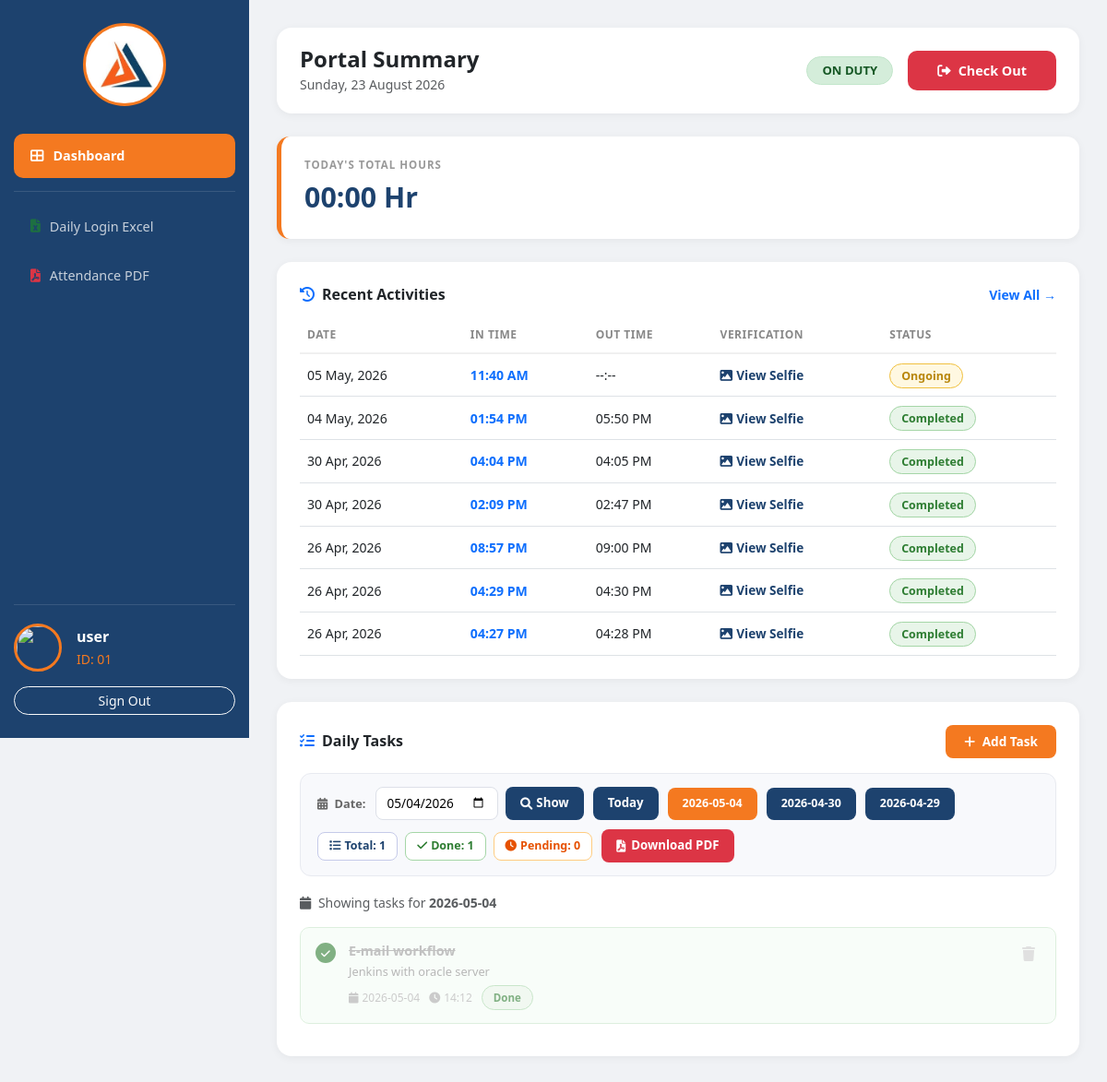
Page /dashboard?task_date=2026-05-04 (signed in) on the committed database.
### Back-end/app.py (models this page shows)
class User(UserMixin, db.Model):
    id = db.Column(db.Integer, primary_key=True)
    username = db.Column(db.String(80), unique=True, nullable=False)
    email = db.Column(db.String(120), unique=True, nullable=False)
    password = db.Column(db.String(80), nullable=False)
    first_name = db.Column(db.String(80))
    last_name = db.Column(db.String(80))
    emp_id = db.Column(db.String(50), unique=True)
    dob = db.Column(db.String(20))
    role = db.Column(db.String(20), default='employee')
    status = db.Column(db.String(20), default='pending')
    created_at = db.Column(db.DateTime, default=datetime.now)

class Attendance(db.Model):
    id = db.Column(db.Integer, primary_key=True)
    user_id = db.Column(db.Integer, db.ForeignKey('user.id'))
    emp_full_name = db.Column(db.String(160))
    check_in = db.Column(db.DateTime, default=datetime.now)
    check_out = db.Column(db.DateTime, nullable=True)
    location_in = db.Column(db.String(255))
    location_out = db.Column(db.String(255))
    selfie = db.Column(db.String(255))
    total_seconds = db.Column(db.Integer, default=0)

class Task(db.Model):
    id = db.Column(db.Integer, primary_key=True)
    user_id = db.Column(db.Integer, db.ForeignKey('user.id'))
    title = db.Column(db.String(200), nullable=False)
    description = db.Column(db.Text, nullable=True)
    due_date = db.Column(db.String(20), nullable=True)
    due_time = db.Column(db.String(10), nullable=True)
    status = db.Column(db.String(20), default='pending')  # pending or done
    created_at = db.Column(db.DateTime, default=datetime.now)

### Back-end/app.py (the view)
@app.route('/dashboard')
@login_required
def dashboard():
    today_date = datetime.now().date()
    yesterday_date = today_date - timedelta(days=1)
    week_start = today_date - timedelta(days=7)
    date_display = datetime.now().strftime("%A, %d %B %Y")
    if current_user.role == 'admin':
        logs = Attendance.query.order_by(Attendance.id.desc()).all()
        pending_users = User.query.filter_by(status='pending').all()
        return render_template('admin_dashboard.html', logs=logs, pending=pending_users, today=date_display)
    t_logs = Attendance.query.filter(
        Attendance.user_id == current_user.id,
        func.date(Attendance.check_in) == today_date
    ).all()
    y_logs = Attendance.query.filter(
        Attendance.user_id == current_user.id,
        func.date(Attendance.check_in) == yesterday_date
    ).all()
    w_logs = Attendance.query.filter(
        Attendance.user_id == current_user.id,
        func.date(Attendance.check_in) >= week_start
    ).all()
    stats = {
        'today': calculate_hours(t_logs),
        'yesterday': calculate_hours(y_logs),
        'weekly': calculate_hours(w_logs)
    }
    recent_activity = Attendance.query.filter_by(
        user_id=current_user.id
    ).order_by(Attendance.id.desc()).limit(10).all()
    active_session = Attendance.query.filter_by(
        user_id=current_user.id, check_out=None
    ).first()
    task_filter_date = request.args.get('task_date', str(today_date))
    tasks = Task.query.filter_by(
        user_id=current_user.id
    ).filter(
        Task.due_date == task_filter_date
    ).order_by(Task.created_at.desc()).all()
    all_task_dates = db.session.query(Task.due_date).filter_by(
        user_id=current_user.id
    ).filter(Task.due_date != None, Task.due_date != '').distinct().order_by(Task.due_date.desc()).all()
    all_task_dates = [d[0] for d in all_task_dates]
    return render_template('emp_dashboard.html',
        logs=recent_activity,
        active=active_session,
        stats=stats,
        today_date=date_display,
        tasks=tasks,
        task_filter_date=task_filter_date,
        all_task_dates=all_task_dates,
        today_str=str(today_date)
    )

### Back-end/app.py (called while the page is built, shortened)
@login_manager.user_loader
def load_user(user_id):
    return User.query.get(int(user_id))

def calculate_hours(logs):
    total_sec = 0
    if not logs:
        return "00:00 Hr"

### Front-end/templates/emp_dashboard.html (shortened to what this page needs)
<!DOCTYPE html>
<html lang="en">
<head>
    <link href="https://cdn.jsdelivr.net/npm/bootstrap@5.3.0/dist/css/bootstrap.min.css" rel="stylesheet">
    <link rel="stylesheet" href="https://cdnjs.cloudflare.com/ajax/libs/font-awesome/6.0.0/css/all.min.css">
</head>
<body>
<div class="sidebar">
    <div class="logo-round">
        <img src="{{ url_for('static', filename='logo.png') }}" alt="KVON">
    </div>
    <nav>
        <a href="/dashboard" class="nav-item active-nav">
            <i class="fa fa-th-large"></i> Dashboard
        </a>
        <div class="nav-divider"></div>
        <a href="/download/excel" class="nav-item">
            <i class="fa fa-file-excel" style="color:#1d6f42"></i> Daily Login Excel
        </a>
        <a href="/download/pdf" class="nav-item">
            <i class="fa fa-file-pdf" style="color:#dc3545"></i> Attendance PDF
        </a>
    </nav>
    <div class="profile-bottom">
        <div class="d-flex align-items-center mb-3">
            <img src="https://cdn-icons-png.flaticon.com/512/3135/3135715.png" class="profile-img-gol me-3">
            <div>
                <div class="fw-bold text-white">{{ current_user.first_name }}</div>
                <small style="color: var(--kvon-orange);">ID: {{ current_user.emp_id }}</small>
            </div>
        </div>
        <a href="/logout" class="btn btn-sm btn-outline-light w-100 rounded-pill">Sign Out</a>
    </div>
</div>
<div class="main-content">
    <div class="header-card">
        <div>
            <h4 class="fw-bold mb-0 text-dark">Portal Summary</h4>
            <small class="text-muted">{{ today_date }}</small>
        </div>
        <div class="d-flex align-items-center gap-3">
            {% if active %}
                <span class="badge px-3 py-2 rounded-pill"
                    style="background:#d4edda;color:#155724;border:1px solid #c3e6cb;font-size:0.82rem;">
                    ON DUTY
                </span>
                <button onclick="handlePunch()" class="btn-checkout">
                    <i class="fa fa-sign-out-alt me-2"></i>Check Out
                </button>
            {% endif %}
        </div>
    </div>
    <div class="stats-card">
        <div class="stats-label">Today's Total Hours</div>
        <div class="stats-value">{{ stats.today }}</div>
    </div>
    <div class="table-card">
        <div class="d-flex justify-content-between align-items-center mb-3">
            <h6 class="fw-bold mb-0">
                <i class="fa fa-clock-rotate-left me-2 text-primary"></i>Recent Activities
            </h6>
            <a href="/my-attendance" class="text-primary small fw-bold text-decoration-none">View All →</a>
        </div>
        <div class="table-responsive">
            <table class="table table-hover mb-0">
                <thead>
                    <tr>
                        <th>Date</th>
                        <th>In Time</th>
                        <th>Out Time</th>
                        <th>Verification</th>
                        <th>Status</th>
                    </tr>
                </thead>
                <tbody>
                    {% for log in logs %}
                    <tr>
                        <td class="fw-medium">{{ log.check_in.strftime('%d %b, %Y') }}</td>
                        <td class="fw-bold text-primary">{{ log.check_in.strftime('%I:%M %p') }}</td>
                        <td>{{ log.check_out.strftime('%I:%M %p') if log.check_out else '--:--' }}</td>
                        <td>
                            <a href="/static/uploads/{{ log.selfie }}" target="_blank" class="selfie-link">
                                <i class="fa fa-image me-1"></i>View Selfie
                            </a>
                        </td>
                        <td>
                            {% if log.check_out %}
                                <span class="badge-done">Completed</span>
                            {% else %}
                                <span class="badge-ongoing">Ongoing</span>
                            {% endif %}
                        </td>
                    </tr>
                    {% endfor %}
                </tbody>
            </table>
        </div>
    </div>
    <div class="task-card">
        <div class="d-flex justify-content-between align-items-center mb-3">
            <h6 class="fw-bold mb-0">
                <i class="fa fa-list-check me-2 text-primary"></i>Daily Tasks
            </h6>
            <button class="btn-add-toggle" onclick="toggleTaskForm()">
                <i class="fa fa-plus me-1"></i> Add Task
            </button>
        </div>
        <div class="task-filter-bar">
            <label><i class="fa fa-calendar-days me-1"></i> Date:</label>
            <form method="GET" action="/dashboard"
                style="display:flex;align-items:center;gap:8px;flex-wrap:wrap;margin:0;">
                <input type="date" name="task_date"
                    value="{{ task_filter_date }}"
                    max="{{ today_str }}">
                <button type="submit" class="btn-filter">
                    <i class="fa fa-magnifying-glass me-1"></i> Show
                </button>
            </form>
            <a href="/dashboard?task_date={{ today_str }}"
               class="btn-filter {% if task_filter_date == today_str %}active-date{% endif %}">
               Today
            </a>
            {% for d in all_task_dates[:4] %}
            <a href="/dashboard?task_date={{ d }}"
               class="btn-filter {% if task_filter_date == d and d != today_str %}active-date{% endif %}"
               style="font-size:0.78rem;">
               {{ d }}
            </a>
            {% endfor %}
            <div class="task-mini-stats">
                <span class="mini-stat total">
                    <i class="fa fa-list me-1"></i>Total: {{ tasks|length }}
                </span>
                <span class="mini-stat mdone">
                    <i class="fa fa-check me-1"></i>Done: {{ tasks|selectattr('status','equalto','done')|list|length }}
                </span>
                <span class="mini-stat mpend">
                    <i class="fa fa-clock me-1"></i>Pending: {{ tasks|selectattr('status','equalto','pending')|list|length }}
                </span>
            </div>
            {% if tasks %}
            <a href="/task/download-pdf?date={{ task_filter_date }}" class="btn-pdf-task">
                <i class="fa fa-file-pdf"></i> Download PDF
            </a>
            {% endif %}
        </div>
        {% if tasks %}
            <p class="text-muted small mb-3">
                <i class="fa fa-calendar me-1"></i>
                Showing tasks for <strong>{{ task_filter_date }}</strong>
            </p>
            {% for task in tasks %}
            <div class="task-item {% if task.status == 'done' %}done-item{% endif %}">
                <a href="/task/toggle/{{ task.id }}"
                   class="task-checkbox {% if task.status == 'done' %}checked{% endif %}"
                   title="Mark as {{ 'pending' if task.status == 'done' else 'done' }}">
                    {% if task.status == 'done' %}
                        <i class="fa fa-check" style="font-size:0.7rem;"></i>
                    {% endif %}
                </a>
                <div style="flex:1;min-width:0;">
                    <div class="task-title {% if task.status == 'done' %}striked{% endif %}">
                        {{ task.title }}
                    </div>
                    {% if task.description %}
                        <div class="task-desc">{{ task.description }}</div>
                    {% endif %}
                    <div class="task-meta">
                        {% if task.due_date %}
                            <span><i class="fa fa-calendar me-1"></i>{{ task.due_date }}</span>
                        {% endif %}
                        {% if task.due_time %}
                            <span><i class="fa fa-clock me-1"></i>{{ task.due_time }}</span>
                        {% endif %}
                        {% if task.status == 'done' %}
                            <span class="badge-done" style="font-size:0.72rem;">Done</span>
                        {% else %}
                            <span class="badge-pending" style="font-size:0.72rem;">Pending</span>
                        {% endif %}
                    </div>
                </div>
                <a href="/task/delete/{{ task.id }}" class="btn-del-task"
                   onclick="return confirm('Delete this task?')" title="Delete">
                    <i class="fa fa-trash"></i>
                </a>
            </div>
            {% endfor %}
        {% endif %}
    </div>
</div>
</body>
</html>

### rows in the picture
User: first_name "user", emp_id "01"
Attendance: check_in "05 May, 2026", check_in "11:40 AM", check_out "--:--", shows "Ongoing"
Attendance: check_in "04 May, 2026", check_in "01:54 PM", check_out "05:50 PM", shows "Completed"
Attendance: check_in "30 Apr, 2026", check_in "04:04 PM", check_out "04:05 PM", shows "Completed"
Attendance: check_in "30 Apr, 2026", check_in "02:09 PM", check_out "02:47 PM", shows "Completed"
Attendance: check_in "26 Apr, 2026", check_in "08:57 PM", check_out "09:00 PM", shows "Completed"
Attendance: check_in "26 Apr, 2026", check_in "04:29 PM", check_out "04:30 PM", shows "Completed"
Attendance: check_in "26 Apr, 2026", check_in "04:27 PM", check_out "04:28 PM", shows "Completed"
Task: status "done" (drawn), title "E-mail workflow", description "Jenkins with oracle server", due_date "2026-05-04", due_time "14:12"

### other values in the picture
{{ stats.today }} "00:00 Hr"
{{ d }} "2026-05-04" "2026-04-30" "2026-04-29"
{{ tasks|length }} "1"
{{ tasks|selectattr('status','equalto','done')|list|length }} "1"
{{ tasks|selectattr('status','equalto','pending')|list|length }} "0"
{{ task_filter_date }} "2026-05-04"
